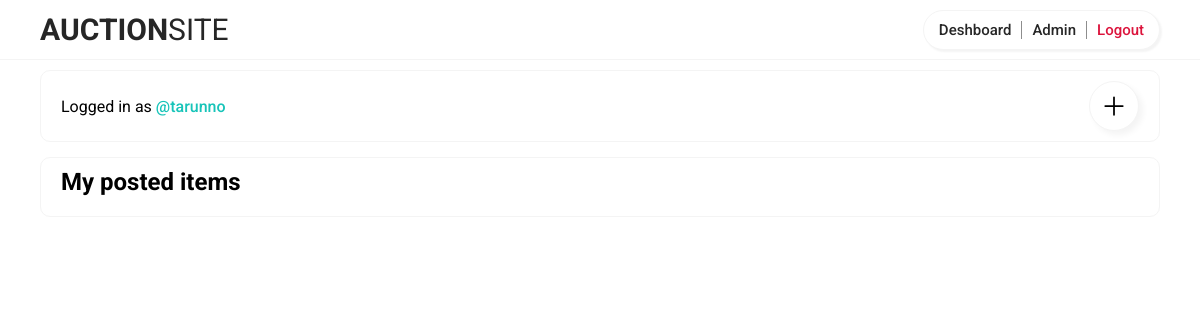
Before: /user/deshboard/1 (signed in) with the older database file.
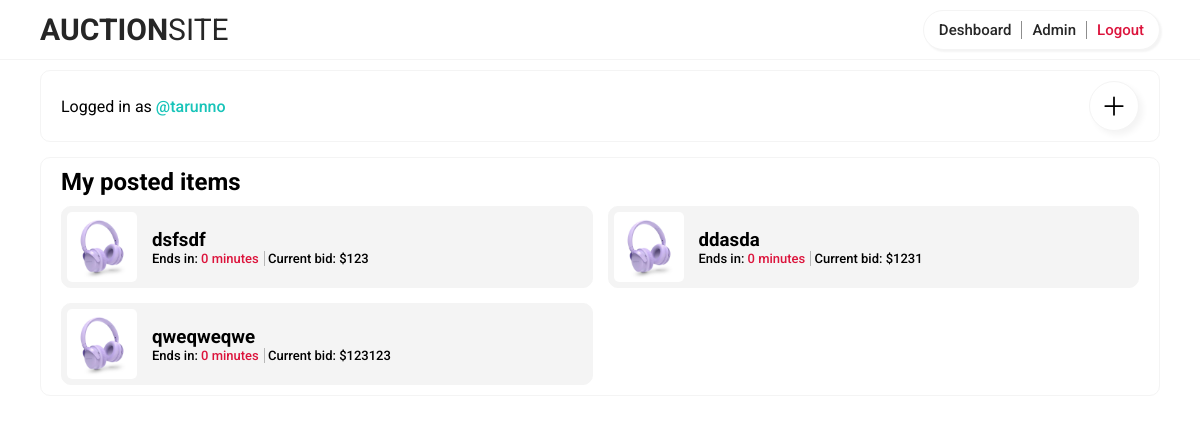
After: the same page with the newer database file.
### app/models.py (models this page shows, shortened)
class Item(models.Model):
  owner = models.ForeignKey(User, on_delete=models.CASCADE, null=True, blank=True)
  name = models.CharField(max_length=255)
  description = models.CharField(max_length=1000, null=True)
  photo = models.ImageField(upload_to='item/', null=True)
  created_at = models.DateTimeField(default=timezone.now, blank=True)
  end_at = models.DateTimeField(default=timezone.now, null=True, blank=True)
  bid = models.IntegerField(default=0)
  last_bidder = models.ForeignKey(User, on_delete=models.SET_NULL, null=True, blank=True, related_name='bidder')

### user/views.py (the view)
# urls.py: path('deshboard/<int:id>', views.deshboard, name='deshboard'),
@login_required
def deshboard(request, id):
    items = Item.objects.filter(owner=int(request.user.id))
    context = {
        'title': 'Deshboard',
        'items': items
    }
    return render(request, 'user/deshboard.html', context)

### user/templates/user/deshboard.html (shortened to what this page needs)
{% extends 'app/base.html' %}
{% load static %}
{% block content %}
<link rel="stylesheet" href="{% static 'css/deshboard.css' %}">
<div class="deshboard">
	<div class="user-info">
		<p>Logged in as <span class="highlight"> @{{user.username}} </span></p>
		<div class="add-auction">
			<svg xmlns="http://www.w3.org/2000/svg" viewBox="0 0 24 24" fill="currentColor" class="w-10 h-10">
				<path fill-rule="evenodd" d="M12 3.75a.75.75 0 01.75.75v6.75h6.75a.75.75 0 010 1.5h-6.75v6.75a.75.75 0 01-1.5 0v-6.75H4.5a.75.75 0 010-1.5h6.75V4.5a.75.75 0 01.75-.75z" clip-rule="evenodd" />
			</svg>
		</div>
	</div>
	<div class="my-posted-item">
		<h2>My posted items</h2>
		<div class="posted-items">
			{% for item in items %}
				<div class="posted-item">
					<img src="../../../{{item.photo}}" alt="item">
          <div>
            <h3>{{item.name}}</h3>
            <p class="ends-in">
              Ends in: <span style="color:crimson; padding-right: 5px; border-right: 1px solid #b8b8b8;"> {{item.end_at|timeuntil}}</span>
							Current bid: ${{item.bid}}
            </p>
          </div>
				</div>
			{% endfor %}
		</div>
	</div>
</div>
{% endblock content %}

Changed rows visible on the page:
added Item: photo (picture), name "dsfsdf", end_at "0 minutes", bid "123"
added Item: photo (picture), name "ddasda", end_at "0 minutes", bid "1231"
added Item: photo (picture), name "qweqweqwe", end_at "0 minutes", bid "123123"
